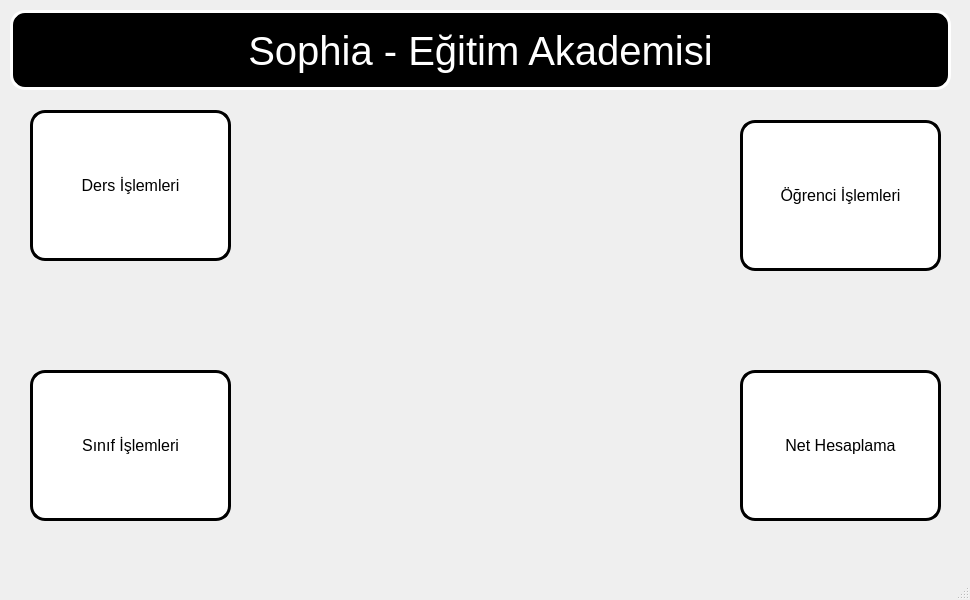
<?xml version="1.0" encoding="UTF-8"?>
<ui version="4.0">
 <class>Anasayfa</class>
 <widget class="QMainWindow" name="Anasayfa">
  <property name="geometry">
   <rect>
    <x>0</x>
    <y>0</y>
    <width>970</width>
    <height>600</height>
   </rect>
  </property>
  <property name="minimumSize">
   <size>
    <width>970</width>
    <height>600</height>
   </size>
  </property>
  <property name="maximumSize">
   <size>
    <width>970</width>
    <height>600</height>
   </size>
  </property>
  <property name="windowTitle">
   <string>Anasayfa</string>
  </property>
  <property name="windowIcon">
   <iconset resource="Template/resource.qrc">
    <normaloff>:/icons/anasayfa.png</normaloff>:/icons/anasayfa.png</iconset>
  </property>
  <property name="styleSheet">
   <string notr="true"/>
  </property>
  <widget class="QWidget" name="centralwidget">
   <widget class="QPushButton" name="btn_ogr">
    <property name="geometry">
     <rect>
      <x>740</x>
      <y>120</y>
      <width>201</width>
      <height>151</height>
     </rect>
    </property>
    <property name="font">
     <font>
      <pointsize>12</pointsize>
     </font>
    </property>
    <property name="cursor">
     <cursorShape>PointingHandCursor</cursorShape>
    </property>
    <property name="styleSheet">
     <string notr="true">border-radius: 15px;
border: 3px solid black;
background-color: rgb(255, 255, 255);
background-image: url(:/icons/white.png);</string>
    </property>
    <property name="text">
     <string>Öğrenci İşlemleri</string>
    </property>
    <property name="icon">
     <iconset resource="Template/resource.qrc">
      <normaloff>:/icons/ogrenci.png</normaloff>:/icons/ogrenci.png</iconset>
    </property>
    <property name="iconSize">
     <size>
      <width>50</width>
      <height>50</height>
     </size>
    </property>
   </widget>
   <widget class="QLabel" name="label_2">
    <property name="geometry">
     <rect>
      <x>200</x>
      <y>60</y>
      <width>571</width>
      <height>551</height>
     </rect>
    </property>
    <property name="minimumSize">
     <size>
      <width>571</width>
      <height>551</height>
     </size>
    </property>
    <property name="maximumSize">
     <size>
      <width>571</width>
      <height>551</height>
     </size>
    </property>
    <property name="styleSheet">
     <string notr="true"/>
    </property>
    <property name="text">
     <string/>
    </property>
    <property name="textFormat">
     <enum>Qt::AutoText</enum>
    </property>
    <property name="pixmap">
     <pixmap resource="Template/resource.qrc">:/icons/Sophia(1).png</pixmap>
    </property>
    <property name="scaledContents">
     <bool>true</bool>
    </property>
    <property name="alignment">
     <set>Qt::AlignCenter</set>
    </property>
   </widget>
   <widget class="QWidget" name="widget" native="true">
    <property name="geometry">
     <rect>
      <x>10</x>
      <y>10</y>
      <width>941</width>
      <height>80</height>
     </rect>
    </property>
    <property name="styleSheet">
     <string notr="true">background-color: rgb(0, 0, 0);
border-radius: 15px;
border: 3px solid white;
background-image: url(:/icons/black.png);</string>
    </property>
    <widget class="QLabel" name="label">
     <property name="geometry">
      <rect>
       <x>150</x>
       <y>10</y>
       <width>641</width>
       <height>61</height>
      </rect>
     </property>
     <property name="font">
      <font>
       <pointsize>30</pointsize>
      </font>
     </property>
     <property name="styleSheet">
      <string notr="true">background-color: rgb(0, 0, 0);
border-radius: 0x;
border: 0px solid white;
color: rgb(255, 255, 255);
</string>
     </property>
     <property name="text">
      <string>Sophia - Eğitim Akademisi</string>
     </property>
     <property name="alignment">
      <set>Qt::AlignCenter</set>
     </property>
    </widget>
   </widget>
   <widget class="QPushButton" name="btn_snf">
    <property name="geometry">
     <rect>
      <x>30</x>
      <y>370</y>
      <width>201</width>
      <height>151</height>
     </rect>
    </property>
    <property name="font">
     <font>
      <pointsize>12</pointsize>
     </font>
    </property>
    <property name="cursor">
     <cursorShape>PointingHandCursor</cursorShape>
    </property>
    <property name="styleSheet">
     <string notr="true">border-radius: 15px;
border: 3px solid black;
background-color: rgb(255, 255, 255);
background-image: url(:/icons/white.png);</string>
    </property>
    <property name="text">
     <string>Sınıf İşlemleri</string>
    </property>
    <property name="icon">
     <iconset resource="Template/resource.qrc">
      <normaloff>:/icons/sınıf.png</normaloff>:/icons/sınıf.png</iconset>
    </property>
    <property name="iconSize">
     <size>
      <width>50</width>
      <height>50</height>
     </size>
    </property>
   </widget>
   <widget class="QPushButton" name="btn_ders">
    <property name="geometry">
     <rect>
      <x>30</x>
      <y>110</y>
      <width>201</width>
      <height>151</height>
     </rect>
    </property>
    <property name="font">
     <font>
      <pointsize>12</pointsize>
     </font>
    </property>
    <property name="cursor">
     <cursorShape>PointingHandCursor</cursorShape>
    </property>
    <property name="layoutDirection">
     <enum>Qt::LeftToRight</enum>
    </property>
    <property name="styleSheet">
     <string notr="true">border-radius: 15px;
border: 3px solid black;
background-color: rgb(255, 255, 255);
background-image: url(:/icons/white.png);</string>
    </property>
    <property name="text">
     <string>Ders İşlemleri</string>
    </property>
    <property name="icon">
     <iconset resource="Template/resource.qrc">
      <normaloff>:/icons/ders.png</normaloff>:/icons/ders.png</iconset>
    </property>
    <property name="iconSize">
     <size>
      <width>50</width>
      <height>50</height>
     </size>
    </property>
   </widget>
   <widget class="QPushButton" name="btn_mhsb">
    <property name="geometry">
     <rect>
      <x>740</x>
      <y>370</y>
      <width>201</width>
      <height>151</height>
     </rect>
    </property>
    <property name="font">
     <font>
      <pointsize>12</pointsize>
     </font>
    </property>
    <property name="cursor">
     <cursorShape>PointingHandCursor</cursorShape>
    </property>
    <property name="styleSheet">
     <string notr="true">border-radius: 15px;
border: 3px solid black;
background-color: rgb(255, 255, 255);
background-image: url(:/icons/white.png);</string>
    </property>
    <property name="text">
     <string>Net Hesaplama</string>
    </property>
    <property name="icon">
     <iconset resource="Template/resource.qrc">
      <normaloff>:/icons/net.png</normaloff>:/icons/net.png</iconset>
    </property>
    <property name="iconSize">
     <size>
      <width>50</width>
      <height>50</height>
     </size>
    </property>
   </widget>
  </widget>
  <widget class="QMenuBar" name="menubar">
   <property name="geometry">
    <rect>
     <x>0</x>
     <y>0</y>
     <width>970</width>
     <height>21</height>
    </rect>
   </property>
  </widget>
  <widget class="QStatusBar" name="statusbar"/>
 </widget>
 <resources>
  <include location="Template/resource.qrc"/>
 </resources>
 <connections/>
</ui>
